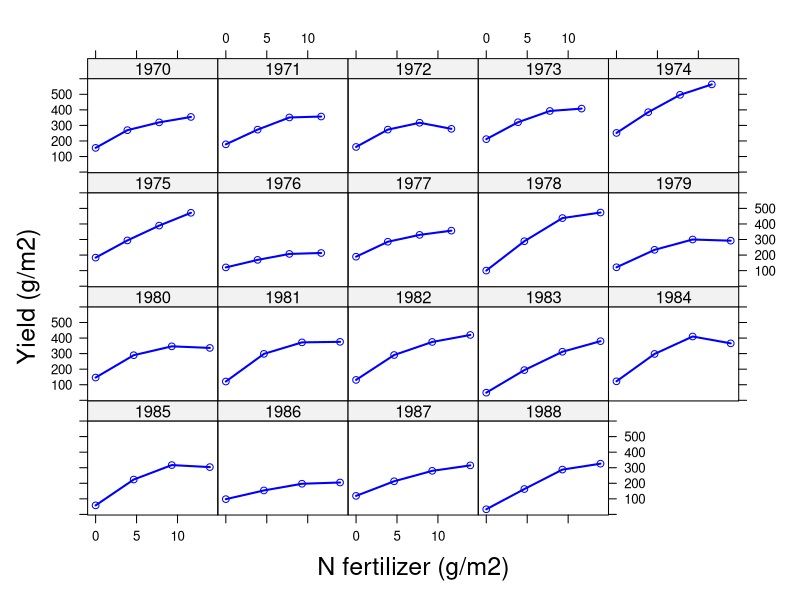
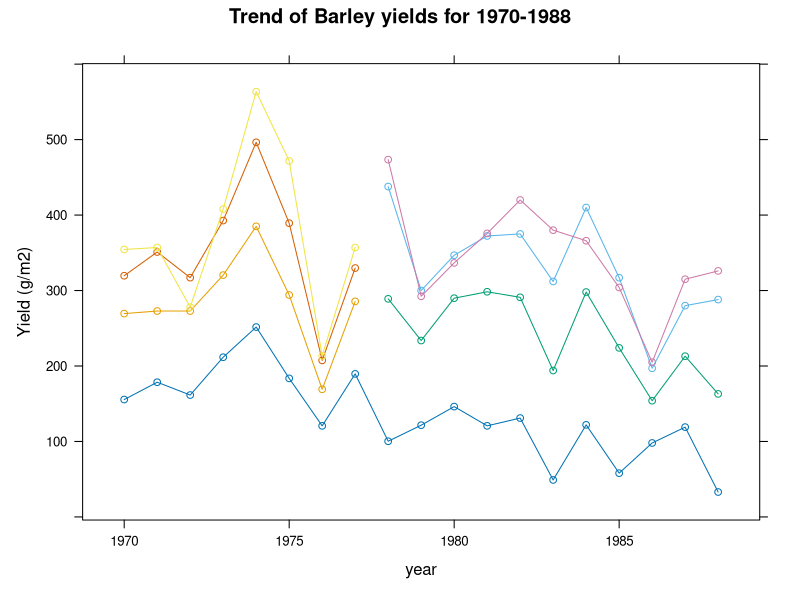
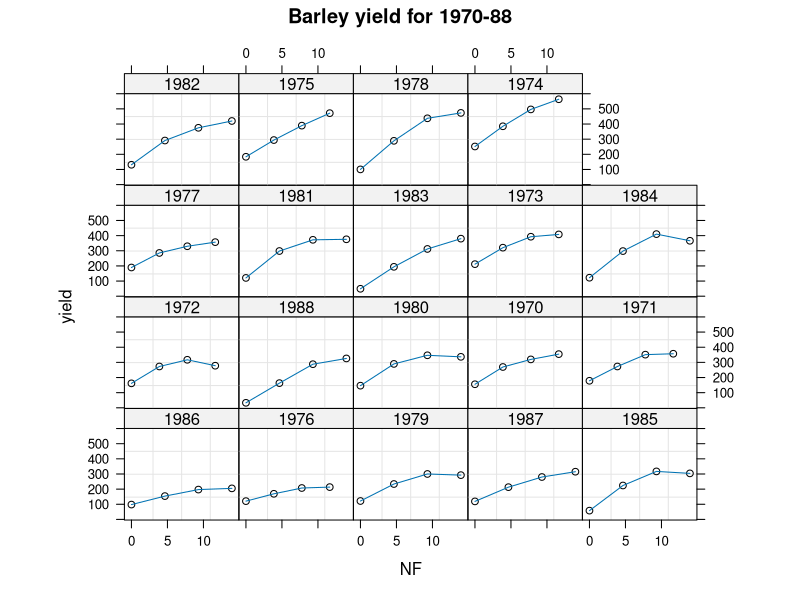

Recreate these plots in R, in order. (Note: this script raises an error after producing the figures.)
## ---- chunk 1
library(lattice)
library(nlme)
library(MASS)
## ---- chunk 2
byield <- read.table("input/BarleyYield.txt", header = TRUE)
## ---- chunk 3
xyplot(yield ~ NF | factor(year),
  data = byield,
  as.table = TRUE, type = "o", lwd = 2, col = "blue",
  xlab = list("N fertilizer (g/m2)", cex = 1.5),
  ylab = list("Yield (g/m2)", cex = 1.5)
)
## ---- chunk 4
xyplot(yield ~ year,
  data = byield, group = factor(NF), type = "o",
  ylab = "Yield (g/m2)",
  main = "Trend of Barley yields for 1970-1988"
)
## ---- chunk 5
byieldG <- groupedData(yield ~ NF | year, data = byield)
## ---- chunk 6
plot(byieldG, col = "black", main = "Barley yield for 1970-88", aspect = 0.8)
## ---- chunk 7
fit.nls <- nls(yield ~ SSasymp(NF, th1, th2, lrc), data = byieldG)
summary(fit.nls)
## ---- chunk 8
confint(fit.nls)
## ---- chunk 9
plot(fit.nls, year ~ resid(.), abline = 0)
## ---- chunk 10
NFs <- data.frame(NF = seq(0, 14, 0.5))
byield.pred <- predict(fit.nls, newdata = NFs)
## ---- chunk 11
xyplot(yield ~ NF,
  data = byield,
  xlab = list("N fertilizer (g/m2)", cex = 2),
  ylab = list("Yield (g/m2)", cex = 2),
  scales = list(x = list(cex = 1.5), y = list(cex = 1.5)),
  panel = function(x, y, ...) {
    panel.xyplot(x, y, cex = 1.5, pch = 21, ...)
    panel.xyplot(NFs$NF, byield.pred, type = "l", col = "black", lwd = 2, ...)
  }
)
## ---- chunk 12
fit.lis <- nlsList(yield ~ SSasymp(NF, th1, th2, lrc), data = byieldG)
fit.lis
## ---- chunk 13
plot(
  intervals(fit.lis),
  layout = c(3, 1),
  lcol = "black",
  par.strip.text = list(cex = 2),
  col = "black"
)
## ---- chunk 14
plot(fit.lis, year ~ resid(.), abline = 0)
## ---- chunk 15
plot(fit.lis, id = 0.25, adj = -1)
## ---- chunk 16
fit.nlme <- nlme(fit.lis)
fit.nlme
## ---- chunk 17
intervals(fit.nlme)
## ---- chunk 18
## Simple
coef(fit.nls)
## ---- chunk 19
## nlme
fit.nlme$coefficients$fixed
## ---- chunk 20
## Model checking
plot(fit.nlme, id = 0.2)
## ---- chunk 21
qqnorm(fit.nlme)
## ---- chunk 22
plot(ranef(fit.nlme, augFrame = T), layout = c(3, 1))
## ---- chunk 23
ranef.fnlme <- ranef(fit.nlme, augFrame = TRUE)
dd <- data.frame(ind = 1:19, rn = row.names(ranef.fnlme))
dd.o <- dd[order(dd$rn), ]$ind
ranef.fnlme2 <- ranef.fnlme[dd.o, ]

plot(ranef.fnlme2, layout = c(3, 1))
## ---- chunk 24
xyplot(ranef.fnlme2$th2 ~ 1970:1988,
  type = c("p", "r"),
  xlab = "year", ylab = "theta 2 random effect",
  pch = 16
)
## ---- chunk 25
qqnorm(fit.nlme, ~ ranef(.), col = "black")
## ---- chunk 26
pairs(fit.nlme, pch = 19, col = "black")
## ---- chunk 27
intervals(fit.nlme, which = "var-cov")
## ---- chunk 28
fit2.nlme <- update(fit.nlme, random = pdBlocked(list(th1 + lrc ~ 1, th2 ~ 1)))
fit2.nlme
## ---- chunk 29
fit3.nlme <- update(fit.nlme, random = pdBlocked(list(th1 ~ 1, lrc ~ 1, th2 ~ 1)))
fit3.nlme
## ---- chunk 30
fit4.nlme <- update(fit.nlme, random = pdDiag(list(th1 ~ 1, lrc ~ 1, th2 ~ 1)))
fit4.nlme
## ---- chunk 31
intervals(fit2.nlme, which = "var-cov")
## ---- chunk 32
anova(fit.nlme, fit2.nlme, fit3.nlme, fit4.nlme)
## ---- chunk 33
plot(augPred(fit.nlme, level = 0:1),
  lwd = c(2, 1), col = c("black", "blue"),
  ylab = list("Yield (g/m2)", cex = 1.5),
  xlab = list("N fertilizer (g/m2)", cex = 1.5),
  key = list(
    text = list(c("fixed", "BLUP")), lines = TRUE, pch = 21, lty = 1,
    lwd = c(2, 1), col = c("black", "blue")
  )
)

plot(augPred(fit2.nlme, level = 0:1),
  lwd = c(2, 1), col = c("black", "blue"),
  ylab = list("Yield (g/m2)", cex = 1.5),
  xlab = list("N fertilizer (g/m2)", cex = 1.5),
  key = list(
    text = list(c("fixed", "BLUP")), lines = TRUE, pch = 21, lty = 1,
    lwd = c(2, 1), col = c("black", "blue")
  )
)

plot(augPred(fit3.nlme, level = 0:1),
  lwd = c(2, 1), col = c("black", "blue"),
  ylab = list("Yield (g/m2)", cex = 1.5),
  xlab = list("N fertilizer (g/m2)", cex = 1.5),
  key = list(
    text = list(c("fixed", "BLUP")), lines = TRUE, pch = 21, lty = 1,
    lwd = c(2, 1), col = c("black", "blue")
  )
)

plot(augPred(fit4.nlme, level = 0:1),
  lwd = c(2, 1), col = c("black", "blue"),
  ylab = list("Yield (g/m2)", cex = 1.5),
  xlab = list("N fertilizer (g/m2)", cex = 1.5),
  key = list(
    text = list(c("fixed", "BLUP")), lines = TRUE, pch = 21, lty = 1,
    lwd = c(2, 1), col = c("black", "blue")
  )
)
## ---- chunk 34
# growth rate in a better scale
intervals(fit.nlme, which = "fixed")
## ---- chunk 35
lrc <- c(-1.890842, -1.66514, -1.439437)
log(2) / exp(lrc)
